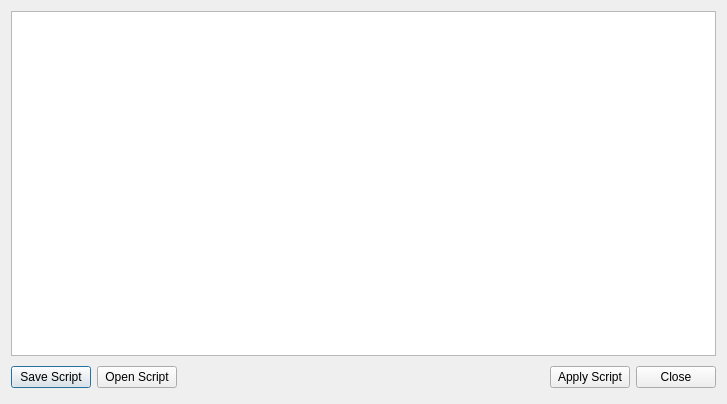
<?xml version="1.0" encoding="UTF-8"?>
<ui version="4.0">
 <class>scriptEditor</class>
 <widget class="QDialog" name="scriptEditor">
  <property name="geometry">
   <rect>
    <x>0</x>
    <y>0</y>
    <width>727</width>
    <height>404</height>
   </rect>
  </property>
  <property name="windowTitle">
   <string>Dialog</string>
  </property>
  <layout class="QGridLayout" name="gridLayout">
   <item row="1" column="0">
    <layout class="QHBoxLayout">
     <item>
      <widget class="QPushButton" name="saveScriptButton">
       <property name="text">
        <string>Save Script</string>
       </property>
      </widget>
     </item>
     <item>
      <widget class="QPushButton" name="openScriptButton">
       <property name="text">
        <string>Open Script</string>
       </property>
      </widget>
     </item>
     <item>
      <spacer>
       <property name="orientation">
        <enum>Qt::Horizontal</enum>
       </property>
       <property name="sizeHint" stdset="0">
        <size>
         <width>131</width>
         <height>31</height>
        </size>
       </property>
      </spacer>
     </item>
     <item>
      <widget class="QPushButton" name="okButton">
       <property name="text">
        <string>Apply Script</string>
       </property>
      </widget>
     </item>
     <item>
      <widget class="QPushButton" name="cancelButton">
       <property name="text">
        <string>Close</string>
       </property>
      </widget>
     </item>
    </layout>
   </item>
   <item row="0" column="0">
    <widget class="QTextEdit" name="textEditor"/>
   </item>
  </layout>
 </widget>
 <resources/>
 <connections>
  <connection>
   <sender>cancelButton</sender>
   <signal>clicked()</signal>
   <receiver>scriptEditor</receiver>
   <slot>reject()</slot>
   <hints>
    <hint type="sourcelabel">
     <x>369</x>
     <y>253</y>
    </hint>
    <hint type="destinationlabel">
     <x>179</x>
     <y>282</y>
    </hint>
   </hints>
  </connection>
 </connections>
</ui>
